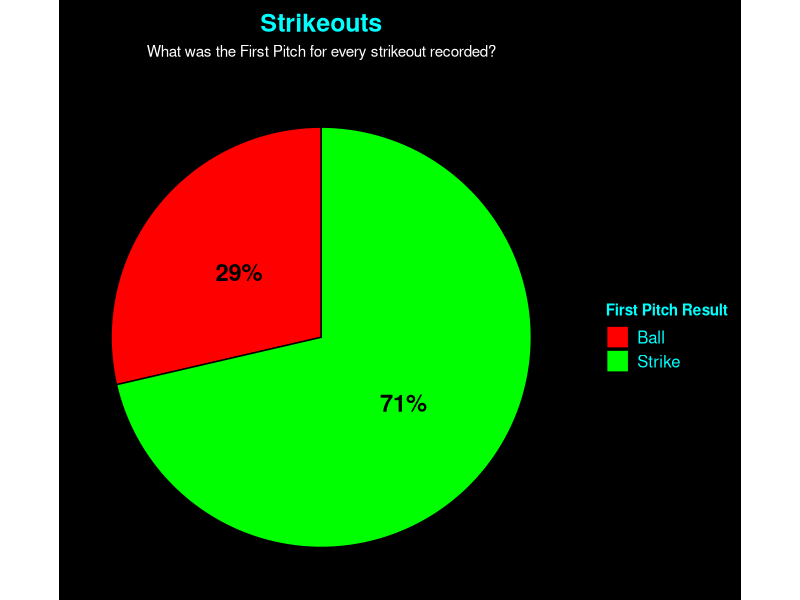

Write the R code that produced this figure.
## ---- chunk 1
#| echo: false
#| warning: false
#| dev-args: { "bg": "black" }
library(tidyverse)

# 1. Load the Data (Using the file we fixed in the last step)
data <- read_csv("fps_analysis_2024.csv")

# 2. Prepare the Data: Filter for HITS only
pie_data <- data |> 
  filter(is_strikeout == TRUE) |>              # Keep only rows where a Hit occurred
  filter(first_pitch_result %in% c("Strike", "Ball")) |> # Remove "Other"
  count(first_pitch_result) |>           # Count how many were Strikes vs Balls
  mutate(
    percentage = n / sum(n),             # Calculate %
    label_text = scales::percent(percentage, accuracy = 1) # Make "55%" label
  )

# 3. Create the Pie Chart
ggplot(pie_data, aes(x = "", y = n, fill = first_pitch_result)) +
  
  # Create the Bar (which becomes a Pie in the next step)
  geom_bar(stat = "identity", width = 1, color = "black") +
  
  # Turn the Bar into a Pie
  coord_polar("y", start = 0) +
  
  # COLORS: Green for Strike, Red for Ball
  scale_fill_manual(values = c("Strike" = "#00ff00", 
                               "Ball" = "#ff0000")) +
  
  # Add the Percentages inside the slices
  geom_text(aes(label = label_text), 
            position = position_stack(vjust = 0.5), 
            color = "black", # Black text inside the bright colors is easier to read
            fontface = "bold", size = 6) +
  
  # LABELS
  labs(
    title = "Strikeouts",
    subtitle = "What was the First Pitch for every strikeout recorded?",
    fill = "First Pitch Result", # Legend Title
    x = NULL, y = NULL
  ) +
  
 # ... (rest of your ggplot code above) ...

  theme_void() + 
  theme(
    # 1. REMOVE THE WHITE EDGES (Margins)
    plot.margin = margin(0, 0, 0, 0, "cm"),
    
    # 2. Ensure the background fills everything with NO borders
    plot.background = element_rect(fill = "black", color = NA), 
    panel.background = element_rect(fill = "black", color = NA),
    
    # 3. Text Styling (Same as before)
    plot.title = element_text(color = "#00ffff", face = "bold", size = 18, hjust = 0.5, margin = margin(t=10, b=5)),
    plot.subtitle = element_text(color = "white", hjust = 0.5, margin = margin(b=10)),
    
    # 4. Legend Styling
    legend.text = element_text(color = "#00ffff", size = 12),
    legend.title = element_text(color = "#00ffff", face = "bold"),
    legend.position = "right",
    legend.box.margin = margin(10, 10, 10, 10) # Gives the legend a little breathing room
  )
